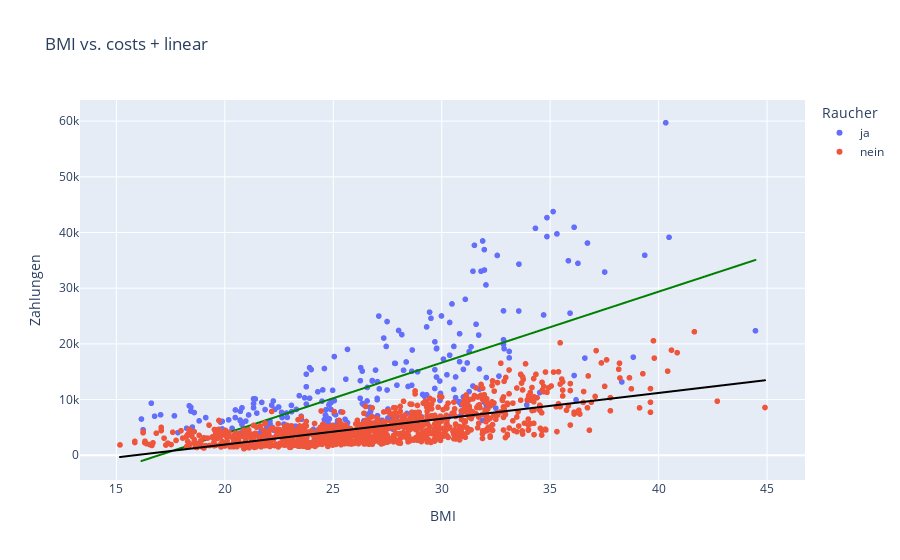
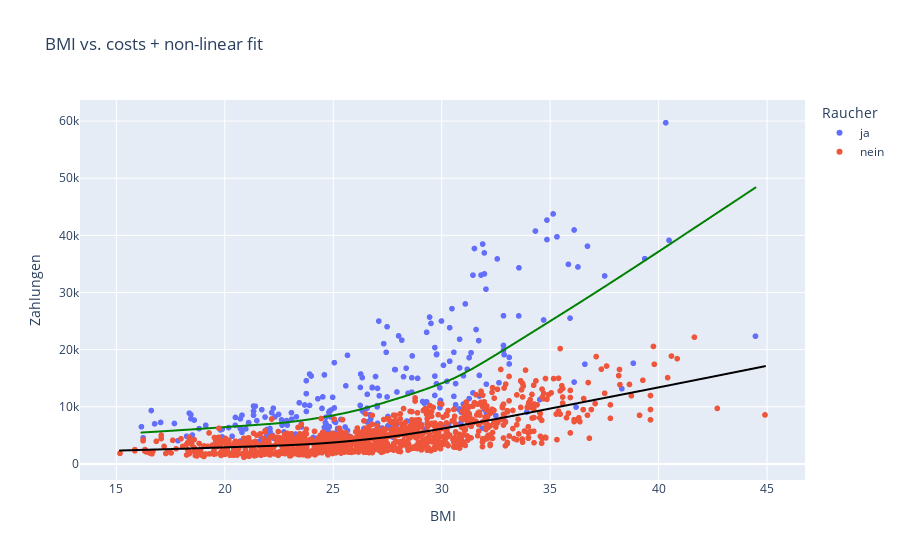

The notebook cell these images were saved under, in order:
### Code cell
# Does BMI always have the same effect? (independent from age, smoking?)

fig = px.scatter(df, x = 'BMI',
               y = 'Zahlungen',
               color = 'Raucher',
               trendline = 'ols',
               title = 'BMI vs. costs + linear')
fig.data[1].line.color = 'green'
fig.data[3].line.color = 'black'
fig.show()

fig = px.scatter(df, x = 'BMI',
               y = 'Zahlungen',
               color = 'Raucher',
               trendline = "lowess",
               title = 'BMI vs. costs + non-linear fit')
fig.data[1].line.color = 'green'
fig.data[3].line.color = 'black'
fig.show()

### Figure 1 — Plotly figure (JSON) as saved in the notebook; plotly's stock layout.template omitted (floating-point values rounded to 4 significant figures; data arrays with more than 128 entries replaced by an {"elided": "..."} marker saying what was removed)
{"data": [{"hovertemplate": "Raucher=ja<br>BMI=%{x}<br>Zahlungen=%{y}<extra></extra>", "legendgroup": "ja", "marker": {"color": "#636efa", "symbol": "circle"}, "mode": "markers", "name": "ja", "showlegend": true, "type": "scattergl", "x": {"elided": "274 float values"}, "xaxis": "x", "y": {"elided": "274 int values"}, "yaxis": "y"}, {"hovertemplate": "<b>OLS trendline</b><br>Zahlungen = 1275.1 * BMI + -21628.3<br>R<sup>2</sup>=0.463178<br><br>Raucher=ja<br>BMI=%{x}<br>Zahlungen=%{y} <b>(trend)</b><extra></extra>", "legendgroup": "ja", "line": {"color": "green"}, "marker": {"color": "#636efa", "symbol": "circle"}, "mode": "lines", "name": "ja", "showlegend": false, "type": "scattergl", "x": {"elided": "274 float values"}, "xaxis": "x", "y": {"elided": "274 float values"}, "yaxis": "y"}, {"hovertemplate": "Raucher=nein<br>BMI=%{x}<br>Zahlungen=%{y}<extra></extra>", "legendgroup": "nein", "marker": {"color": "#EF553B", "symbol": "circle"}, "mode": "markers", "name": "nein", "showlegend": true, "type": "scattergl", "x": {"elided": "1064 float values"}, "xaxis": "x", "y": {"elided": "1064 int values"}, "yaxis": "y"}, {"hovertemplate": "<b>OLS trendline</b><br>Zahlungen = 463.296 * BMI + -7341.28<br>R<sup>2</sup>=0.506980<br><br>Raucher=nein<br>BMI=%{x}<br>Zahlungen=%{y} <b>(trend)</b><extra></extra>", "legendgroup": "nein", "line": {"color": "black"}, "marker": {"color": "#EF553B", "symbol": "circle"}, "mode": "lines", "name": "nein", "showlegend": false, "type": "scattergl", "x": {"elided": "1064 float values"}, "xaxis": "x", "y": {"elided": "1064 float values"}, "yaxis": "y"}], "layout": {"legend": {"title": {"text": "Raucher"}, "tracegroupgap": 0}, "title": {"text": "BMI vs. costs + linear"}, "xaxis": {"anchor": "y", "domain": [0, 1], "title": {"text": "BMI"}}, "yaxis": {"anchor": "x", "domain": [0, 1], "title": {"text": "Zahlungen"}}}}

### Figure 2 — Plotly figure (JSON) as saved in the notebook; plotly's stock layout.template omitted (floating-point values rounded to 4 significant figures; data arrays with more than 128 entries replaced by an {"elided": "..."} marker saying what was removed)
{"data": [{"hovertemplate": "Raucher=ja<br>BMI=%{x}<br>Zahlungen=%{y}<extra></extra>", "legendgroup": "ja", "marker": {"color": "#636efa", "symbol": "circle"}, "mode": "markers", "name": "ja", "showlegend": true, "type": "scattergl", "x": {"elided": "274 float values"}, "xaxis": "x", "y": {"elided": "274 int values"}, "yaxis": "y"}, {"hovertemplate": "<b>LOWESS trendline</b><br><br>Raucher=ja<br>BMI=%{x}<br>Zahlungen=%{y} <b>(trend)</b><extra></extra>", "legendgroup": "ja", "line": {"color": "green"}, "marker": {"color": "#636efa", "symbol": "circle"}, "mode": "lines", "name": "ja", "showlegend": false, "type": "scattergl", "x": {"elided": "274 float values"}, "xaxis": "x", "y": {"elided": "274 float values"}, "yaxis": "y"}, {"hovertemplate": "Raucher=nein<br>BMI=%{x}<br>Zahlungen=%{y}<extra></extra>", "legendgroup": "nein", "marker": {"color": "#EF553B", "symbol": "circle"}, "mode": "markers", "name": "nein", "showlegend": true, "type": "scattergl", "x": {"elided": "1064 float values"}, "xaxis": "x", "y": {"elided": "1064 int values"}, "yaxis": "y"}, {"hovertemplate": "<b>LOWESS trendline</b><br><br>Raucher=nein<br>BMI=%{x}<br>Zahlungen=%{y} <b>(trend)</b><extra></extra>", "legendgroup": "nein", "line": {"color": "black"}, "marker": {"color": "#EF553B", "symbol": "circle"}, "mode": "lines", "name": "nein", "showlegend": false, "type": "scattergl", "x": {"elided": "1064 float values"}, "xaxis": "x", "y": {"elided": "1064 float values"}, "yaxis": "y"}], "layout": {"legend": {"title": {"text": "Raucher"}, "tracegroupgap": 0}, "title": {"text": "BMI vs. costs + non-linear fit"}, "xaxis": {"anchor": "y", "domain": [0, 1], "title": {"text": "BMI"}}, "yaxis": {"anchor": "x", "domain": [0, 1], "title": {"text": "Zahlungen"}}}}
